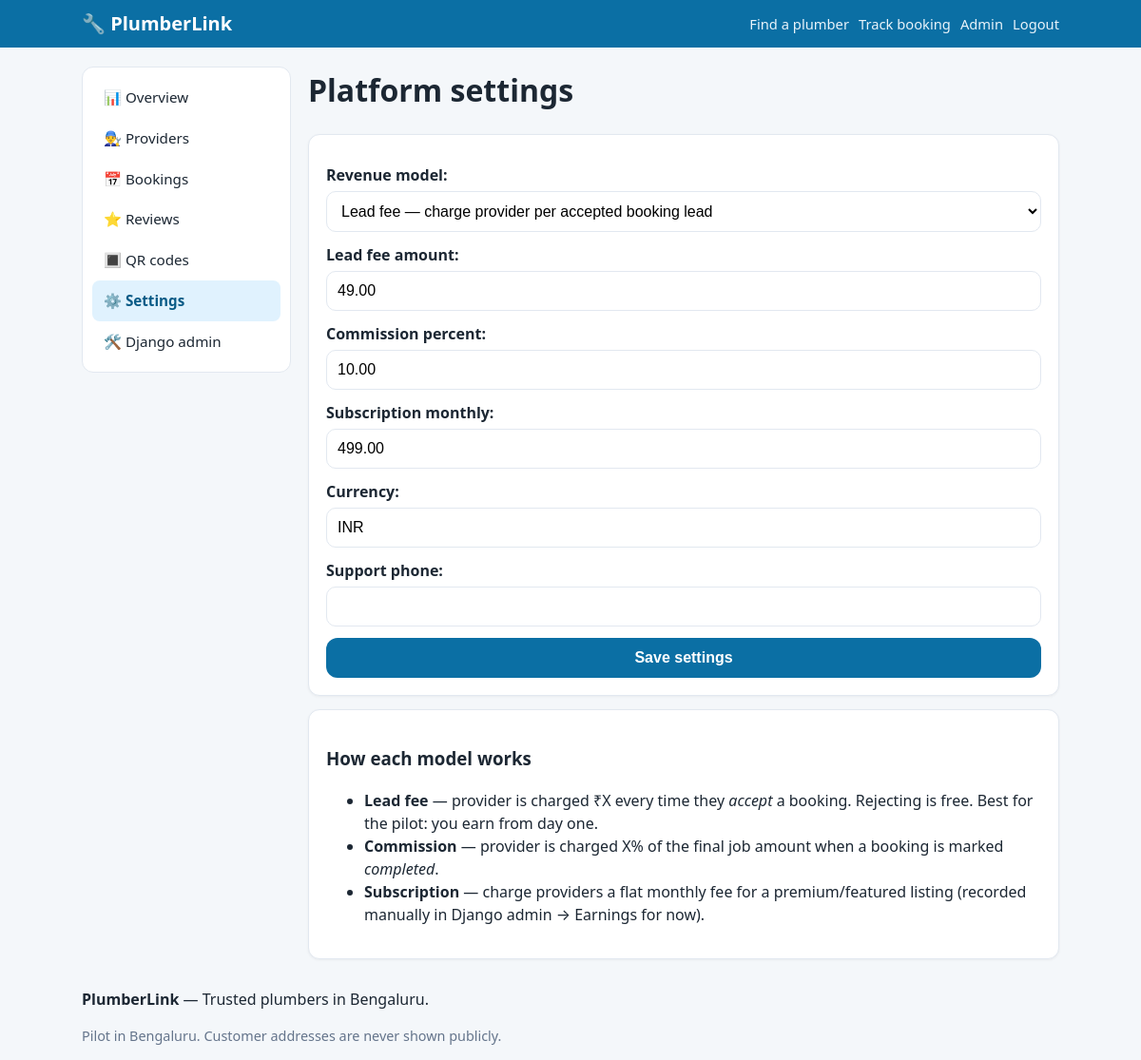
The page /admin-panel/settings/ (signed in) on the database its author committed.
### core/models.py (models this page shows, shortened)
class PlatformSettings(models.Model):
    REVENUE_LEAD_FEE = "lead_fee"
    REVENUE_COMMISSION = "commission"
    REVENUE_SUBSCRIPTION = "subscription"
    REVENUE_CHOICES = [
        (REVENUE_LEAD_FEE, "Lead fee — charge provider per accepted booking lead"),
        (REVENUE_COMMISSION, "Commission — % of completed job value"),
        (REVENUE_SUBSCRIPTION, "Subscription — flat monthly fee for premium listing"),
    ]
    revenue_model = models.CharField(max_length=20, choices=REVENUE_CHOICES, default=REVENUE_LEAD_FEE)
    lead_fee_amount = models.DecimalField(max_digits=8, decimal_places=2, default=49.00)
    commission_percent = models.DecimalField(max_digits=5, decimal_places=2, default=10.00)
    subscription_monthly = models.DecimalField(max_digits=8, decimal_places=2, default=499.00)
    currency = models.CharField(max_length=8, default="INR")
    support_phone = models.CharField(max_length=20, blank=True)
    class Meta:
        verbose_name_plural = "platform settings"
    @classmethod
    def get(cls) -> "PlatformSettings":
        obj, _ = cls.objects.get_or_create(pk=1)
        return obj

### core/views.py (the view)
# urls.py: path("admin-panel/settings/", v.admin_settings, name="admin_settings"),
@staff_member_required
def admin_settings(request):
    cfg = PlatformSettings.get()
    if request.method == "POST":
        form = PlatformSettingsForm(request.POST, instance=cfg)
        if form.is_valid():
            form.save()
            messages.success(request, "Platform settings saved.")
            return redirect("admin_settings")
    else:
        form = PlatformSettingsForm(instance=cfg)
    return render(request, "core/a_settings.html", {"form": form, "cfg": cfg})

### core/forms.py
class PlatformSettingsForm(forms.ModelForm):
    class Meta:
        model = PlatformSettings
        fields = ["revenue_model", "lead_fee_amount", "commission_percent",
                  "subscription_monthly", "currency", "support_phone"]

### core/context_processors.py (called while the page is built)
def site(request):
    return {
        "brand_name": "PlumberLink",
        "brand_tagline": "Trusted plumbers in Bengaluru",
        "service_categories": ServiceCategory.objects.all().prefetch_related("services"),
        "platform": PlatformSettings.get(),
    }

### core/templates/core/a_settings.html (shortened to what this page needs)
{% extends "core/a_base.html" %}
{% block acontent %}
<h1>Platform settings</h1>
<div class="card">
<form method="post">
  {% for f in form %}
  <div class="field">{{ f.label_tag }}{{ f }}{% if f.help_text %}<div class="helptext">{{ f.help_text }}</div>{% endif %}{{ f.errors }}</div>
  {% endfor %}
  <button class="btn btn-block" type="submit">Save settings</button>
</form>
</div>
<div class="card">
  <h3>How each model works</h3>
  <ul>
    <li><strong>Lead fee</strong> — provider is charged ₹X every time they <em>accept</em> a booking. Rejecting is free. Best for the pilot: you earn from day one.</li>
    <li><strong>Commission</strong> — provider is charged X% of the final job amount when a booking is marked <em>completed</em>.</li>
    <li><strong>Subscription</strong> — charge providers a flat monthly fee for a premium/featured listing (recorded manually in Django admin → Earnings for now).</li>
  </ul>
</div>
{% endblock %}

### core/static/core/css/style.css (style rules this page uses)
:root { --brand:#0b6fa4; --brand-d:#085a86; --accent:#f59e0b; --bg:#f4f7fa; --card:#ffffff; --ink:#1c2733; --muted:#64748b; --line:#e2e8f0; --ok:#16a34a; --warn:#d97706; --bad:#dc2626; --radius:12px; }
* { box-sizing:border-box }
body { margin:0;font-family:system-ui,-apple-system,"Segoe UI",Roboto,Arial,sans-serif; background:var(--bg);color:var(--ink);line-height:1.5 }
.btn { display:inline-block;background:var(--brand);color:#fff;border:0;border-radius:var(--radius); padding:12px 20px;font-size:1rem;font-weight:600;cursor:pointer;text-decoration:none;text-align:center }
.btn-block { width:100% }
.card { background:var(--card);border:1px solid var(--line);border-radius:var(--radius); padding:18px;margin:14px 0;box-shadow:0 1px 3px rgba(0,0,0,.05) }
form .field { margin:12px 0 }
form label { display:block;font-weight:600;margin-bottom:5px }
form input[type=text],form input[type=number],form input[type=date],form input[type=time], form input[type=password],form select,form textarea { width:100%;padding:11px;border:1.5px solid var(--line);border-radius:10px;font-size:1rem;background:#fff }

### rows shown on the page
PlatformSettings: form "Lead fee — charge provider per accepted booking lead" "49.00" "10.00" "499.00" "INR"

### other values the page prints
{{ brand_name }} "PlumberLink"
{{ f.label_tag }} "Revenue model:" "Lead fee amount:" "Commission percent:" "Subscription monthly:" "Currency:" "Support phone:"
{{ brand_tagline }} "Trusted plumbers in Bengaluru"
